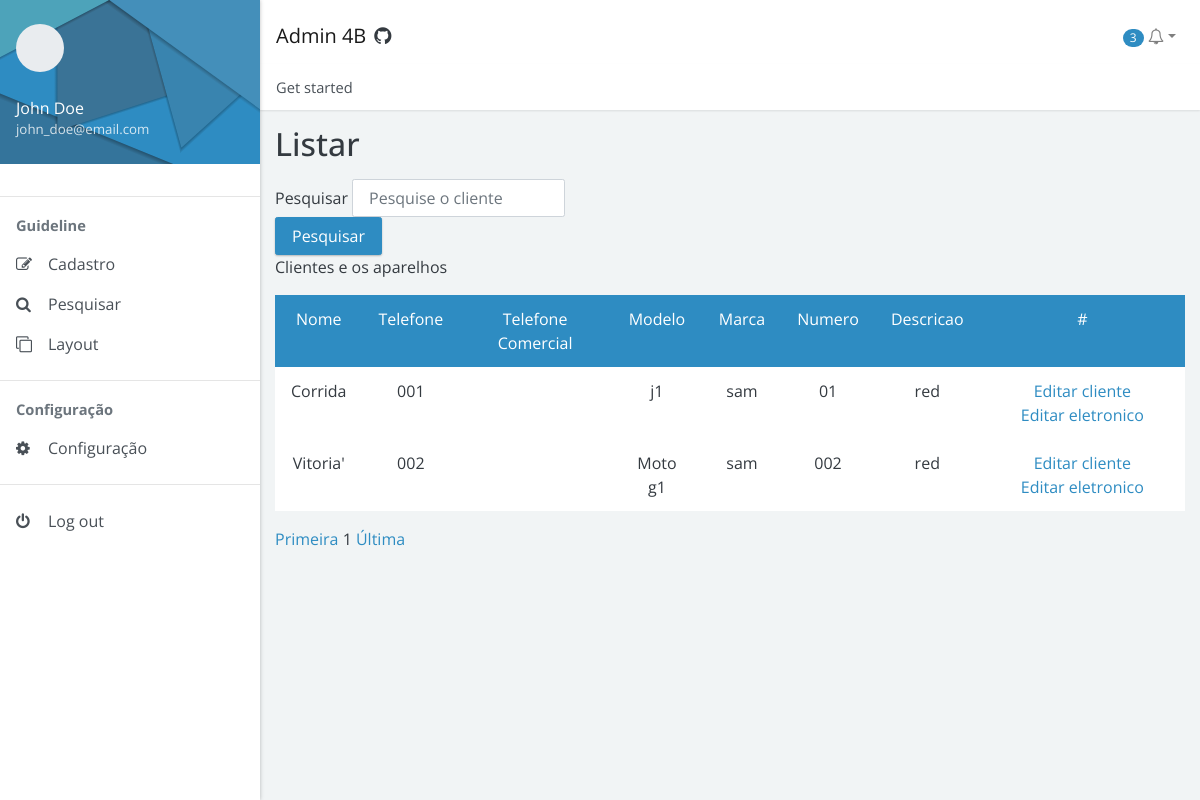
Screenshot of /dashboard/docs/pages/search/pesquisa_cliente_aparelho.php with the database file from the repository.
### tables this page shows
CREATE TABLE `cliente_eletronico` (
  `cliente_id_cliente` int(11) NOT NULL,
  `eletronico_id_eletronico` int(11) NOT NULL
);

CREATE TABLE `cliente` (
  `id_cliente` int(11) NOT NULL,
  `nome_completo` varchar(255) DEFAULT NULL,
  `email_cliente` varchar(255) NOT NULL,
  `telefone_celular` varchar(17) DEFAULT NULL,
  `telefone_contato` varchar(17) DEFAULT NULL,
  `endereco_id_endereco` int(11) NOT NULL,
  `login_id_login` int(11) NOT NULL
);

CREATE TABLE `eletronico` (
  `id_eletronico` int(11) NOT NULL,
  `modelo` varchar(255) DEFAULT NULL,
  `marca` varchar(255) DEFAULT NULL,
  `numero` varchar(50) DEFAULT NULL,
  `descricao` varchar(255) DEFAULT NULL
);

### dashboard/docs/pages/search/pesquisa_cliente_aparelho.php (the view, shortened to what this page needs)
<!doctype html>
<html lang="pt-br">
<head>
    <link rel="stylesheet" href="https://cdnjs.cloudflare.com/ajax/libs/font-awesome/4.7.0/css/font-awesome.min.css">
    <link href="../../../../../dist/admin4b.min.css?v=2.1.0" rel="stylesheet">
    <link href="../../../docs/assets/css/custom.css" rel="stylesheet">
    <link href="../../assets/css/custom.css" rel="stylesheet">
    <link href="../../../dist/admin4b.min.css" rel="stylesheet" type="text/css">
</head>
<body>
    <div class="app">
        <div class="app-sidebar">
            <div class="sidebar-header"><svg class="avatar">
                    <use href="assets/img/faces.svg" />
                </svg>
                <div class="username"><span>John Doe</span> <small>john_doe@email.com</small></div>
            </div>
            <div id="sidebar-nav" class="sidebar-nav">
                <hr><span class="sidebar-nav-header">Guideline</span>
                <ul>
                    <li><a href="#forms" data-toggle="collapse"><span class="sidebar-nav-icon fa fa-pencil-square-o"></span> <span class="sidebar-nav-text">Cadastro</span></a>
                    </li>
                    <li><a href="#search" data-toggle="collapse"><span class="sidebar-nav-icon fa fa-search"></span> <span class="sidebar-nav-text">Pesquisar</span></a>
                    </li>
                    <li><a href="#layout" data-toggle="collapse"><span class="sidebar-nav-icon fa fa-clone"></span> <span class="sidebar-nav-text">Layout</span></a>
                    </li>
                </ul>
                <hr><span class="sidebar-nav-header">Configuração</span>
                <ul>
                    <li><a href="../editar/configuracao_geral.php  "><span class="sidebar-nav-icon fa fa-cog"></span> <span class="sidebar-nav-text">Configuração</span></a>
                    </li>
                </ul>
                <hr>
                <ul>
                    <li><a href="/docs/pages/content/signin.html"><span class="sidebar-nav-icon fa fa-power-off"></span> <span class="sidebar-nav-text">Log out</span></a></li>
                </ul>
            </div>
        </div>
        <div class="app-content">
            <div class="content-header">
                <nav class="navbar navbar-expand navbar-light bg-white">
                    <div class="navbar-brand"><button type="button" class="btn btn-sidebar" data-toggle="sidebar"><i class="fa fa-bars"></i></button> <span class="pr-2">Admin 4B</span> <a href="https://github.com/marxjmoura/admin4b" class="text-dark decoration-none" data-toggle="tooltip" data-placement="right" title="Fork me on GitHub"><i class="fa fa-github"></i></a></div>
                    <ul class="navbar-nav ml-auto">
                        <li class="nav-item dropdown"><a href="#" class="nav-link dropdown-toggle" role="button" data-toggle="dropdown" aria-haspopup="true" aria-expanded="false"><span class="badge badge-pill badge-primary">3</span> <i class="fa fa-bell-o"></i></a>
                        </li>
                    </ul>
                </nav>
                <nav>
                    <ol class="breadcrumb">
                        <li class="breadcrumb-item">Get started</li>
                    </ol>
                </nav>
            </div>
            <div class="content-body">
                <div class="container">
                    <div class="page-header">
                        <div class="row">
                            <div class="col-sm-6 col-md-6">
                                <h1>Listar</h1>
                            </div>
                        </div>
                        <div class="row">
                            <div class="col-sm-1 col-md-5">
                                <form class="form-inline" method="GET" action="../pesquisar/pesquisa_cliente.php">
                                    <div class="form-group">Pesquisar&nbsp;
                                        <input type="text" name="pesquisa" class="form-control" id="exampleInputName2" placeholder="Pesquise o cliente" style="margin-right: 10px;">
                                    </div>
                                    <button type="submit" class="btn btn-primary">Pesquisar</button>
                                </form>
                            </div>
                        </div>
                    </div>
                    <div class="align-items-center">
                        <div class="">
                            <p>Clientes e os aparelhos</p>
                            <table class="table table-bordered table-hover text-center">
                                <tr class="bg bg-primary text-white text-center">
                                    <td>Nome</td>
                                    <td>Telefone</td>
                                    <td>Telefone Comercial</td>
                                    <td>Modelo</td>
                                    <td>Marca</td>
                                    <td>Numero</td>
                                    <td>Descricao</td>
                                    <td> # </td>
                                </tr>
                                <?php
                                include_once '../../crud/conexao.php';
                                if (isset($_GET['pg']) && $_GET['pg'] != "") {
                                    $pagina_atual = $_GET["pg"];
                                } else {
                                    $pagina_atual = 1;
                                }
                                if (isset($pagina_atual)) {
                                    $pagina_atual = $pagina_atual;
                                } else {
                                    $pagina_atual = 1;
                                }
                                $pagina = (!empty($pagina_atual)) ? $pagina_atual : 1;
                                $qtd_pg = 20;
                                $inicio = ($qtd_pg * $pagina) - $qtd_pg;
                                $pesquisa = $conexao->query("SELECT * FROM cliente_eletronico INNER JOIN cliente ON cliente.id_cliente = cliente_eletronico.cliente_id_cliente
                                INNER JOIN eletronico ON eletronico.id_eletronico = cliente_eletronico.eletronico_id_eletronico  ORDER BY nome_completo ASC LIMIT $inicio, $qtd_pg");
                                if ($pesquisa && $pesquisa->rowCount() != 0) {
                                    while ($resultado = $pesquisa->fetch()) {
                                        $nome = $resultado['nome_completo'];
                                        $telefone = $resultado['telefone_celular'];
                                        $telefone2 = $resultado['telefone_contato'];
                                        $modelo = $resultado['modelo'];
                                        $marca = $resultado['marca'];
                                        $numero = $resultado['numero'];
                                        $descricao = $resultado['descricao'];
                                        $id = $resultado['cliente_id_cliente'];
                                ?>
                                        <tr class="text-center">
                                            <td><?= $nome ?> </td>
                                            <td><?= $telefone ?> </td>
                                            <td><?= $telefone2 ?> </td>
                                            <td><?= $modelo ?> </td>
                                            <td><?= $marca ?> </td>
                                            <td><?= $numero ?> </td>
                                            <td><?= $descricao ?> </td>
                                            <td><a href="../editar/editar_cliente.php?id=<?= $id ?>" type="submit"><i class="bi bi-pencil-square"></i>Editar cliente</a>
                                                <a href="../editar/editar_aparelho.php?id=<?= $id ?>" type="submit"><i class="bi bi-pencil-square"></i>Editar eletronico</a>
                                            </td>
                                        </tr>
                                    <?php
                                    }
                                    ?>
                            </table>
                        <?php
                                    $select = $conexao->query("SELECT COUNT(cliente_id_cliente) AS num_result FROM cliente_eletronico");
                                    $row_pg = $select->fetch();
                                    $quantidade_pg = ceil($row_pg['num_result'] / $qtd_pg);
                                    echo "<a href='?pg=$qtd_pg' onclick='pesquisa_cliente'>Primeira</a> ";
                                    echo " $pagina ";
                                    echo " <a href='?pg=$quantidade_pg' onclick=''>Última</a>";
                                } else {
                                    echo "<div class='alert alert-danger' role='alert'>Nenhum usuário encontrado!</div>";
                                }
                        ?>
                        </div>
                    </div>
                </div>
            </div>
</body>
</html>

### dashboard/docs/assets/css/custom.css (style rules this page uses)
.app-sidebar .sidebar-header { background-image: url("/docs/assets/img/sidebar-header.svg"); background-repeat: no-repeat; background-size: 100% 100%; }

### rows the page displays
cliente_eletronico: cliente_id_cliente.nome_completo "Corrida", cliente_id_cliente.telefone_celular "001", eletronico_id_eletronico.modelo "j1", eletronico_id_eletronico.marca "sam", eletronico_id_eletronico.numero "01", eletronico_id_eletronico.descricao "red"
cliente_eletronico: cliente_id_cliente.nome_completo "Vitoria'", cliente_id_cliente.telefone_celular "002", eletronico_id_eletronico.modelo "Moto g1", eletronico_id_eletronico.marca "sam", eletronico_id_eletronico.numero "002", eletronico_id_eletronico.descricao "red"

### other values shown
$pagina "1"
